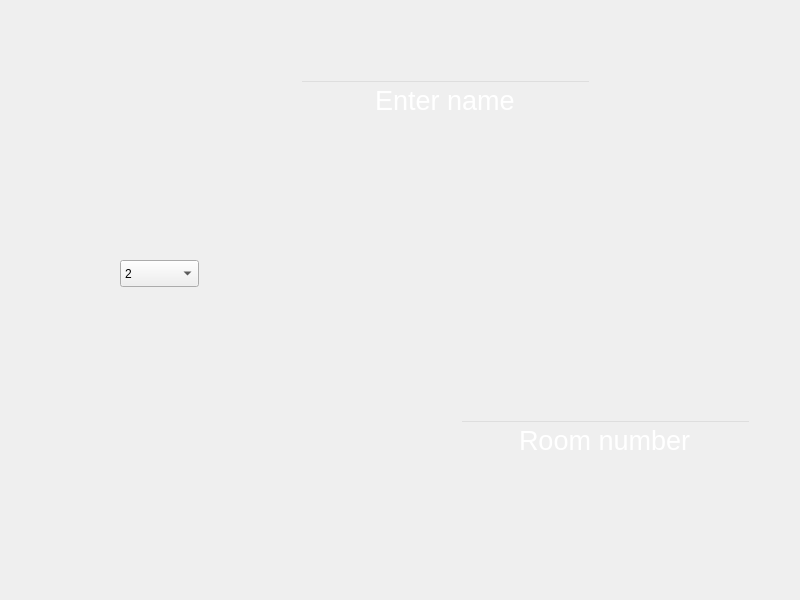
<?xml version="1.0" encoding="UTF-8"?>
<ui version="4.0">
 <class>ConnectWindow</class>
 <widget class="QMainWindow" name="ConnectWindow">
  <property name="geometry">
   <rect>
    <x>0</x>
    <y>0</y>
    <width>800</width>
    <height>600</height>
   </rect>
  </property>
  <property name="windowTitle">
   <string>Scrabble</string>
  </property>
  <widget class="QWidget" name="centralwidget">
   <widget class="QLabel" name="background">
    <property name="geometry">
     <rect>
      <x>0</x>
      <y>0</y>
      <width>800</width>
      <height>600</height>
     </rect>
    </property>
    <property name="text">
     <string/>
    </property>
    <property name="pixmap">
     <pixmap resource="assets/resources.qrc">:/background</pixmap>
    </property>
    <property name="scaledContents">
     <bool>true</bool>
    </property>
   </widget>
   <widget class="QPushButton" name="hostButton">
    <property name="geometry">
     <rect>
      <x>220</x>
      <y>200</y>
      <width>391</width>
      <height>141</height>
     </rect>
    </property>
    <property name="styleSheet">
     <string notr="true">border: 0px</string>
    </property>
    <property name="text">
     <string/>
    </property>
    <property name="icon">
     <iconset resource="assets/resources.qrc">
      <normaloff>:/host</normaloff>
      <activeon>:/hostON.png</activeon>:/host</iconset>
    </property>
    <property name="iconSize">
     <size>
      <width>400</width>
      <height>400</height>
     </size>
    </property>
    <property name="checkable">
     <bool>true</bool>
    </property>
   </widget>
   <widget class="QPushButton" name="joinButton">
    <property name="geometry">
     <rect>
      <x>40</x>
      <y>360</y>
      <width>401</width>
      <height>161</height>
     </rect>
    </property>
    <property name="styleSheet">
     <string notr="true">border: 0px</string>
    </property>
    <property name="text">
     <string/>
    </property>
    <property name="icon">
     <iconset resource="assets/resources.qrc">
      <normaloff>:/join</normaloff>
      <activeon>:/joinON.png</activeon>:/join</iconset>
    </property>
    <property name="iconSize">
     <size>
      <width>400</width>
      <height>400</height>
     </size>
    </property>
    <property name="checkable">
     <bool>true</bool>
    </property>
   </widget>
   <widget class="QLineEdit" name="roomEntry">
    <property name="geometry">
     <rect>
      <x>460</x>
      <y>420</y>
      <width>291</width>
      <height>41</height>
     </rect>
    </property>
    <property name="font">
     <font>
      <pointsize>20</pointsize>
     </font>
    </property>
    <property name="styleSheet">
     <string notr="true">background-color: transparent; 
color: white;
font-size: 20pt</string>
    </property>
    <property name="text">
     <string>Room number</string>
    </property>
    <property name="alignment">
     <set>Qt::AlignCenter</set>
    </property>
    <property name="placeholderText">
     <string>IP TO CONNECT TO</string>
    </property>
   </widget>
   <widget class="QLineEdit" name="nameEntry">
    <property name="geometry">
     <rect>
      <x>300</x>
      <y>80</y>
      <width>291</width>
      <height>41</height>
     </rect>
    </property>
    <property name="font">
     <font>
      <pointsize>20</pointsize>
     </font>
    </property>
    <property name="styleSheet">
     <string notr="true">background-color: transparent; 
color: white;
font-size: 20pt</string>
    </property>
    <property name="text">
     <string>Enter name</string>
    </property>
    <property name="alignment">
     <set>Qt::AlignCenter</set>
    </property>
    <property name="placeholderText">
     <string>IP TO CONNECT TO</string>
    </property>
   </widget>
   <widget class="QComboBox" name="playerQuant">
    <property name="geometry">
     <rect>
      <x>120</x>
      <y>260</y>
      <width>79</width>
      <height>27</height>
     </rect>
    </property>
    <item>
     <property name="text">
      <string>2</string>
     </property>
    </item>
    <item>
     <property name="text">
      <string>3</string>
     </property>
    </item>
    <item>
     <property name="text">
      <string>4</string>
     </property>
    </item>
   </widget>
  </widget>
 </widget>
 <resources>
  <include location="assets/resources.qrc"/>
 </resources>
 <connections/>
</ui>
